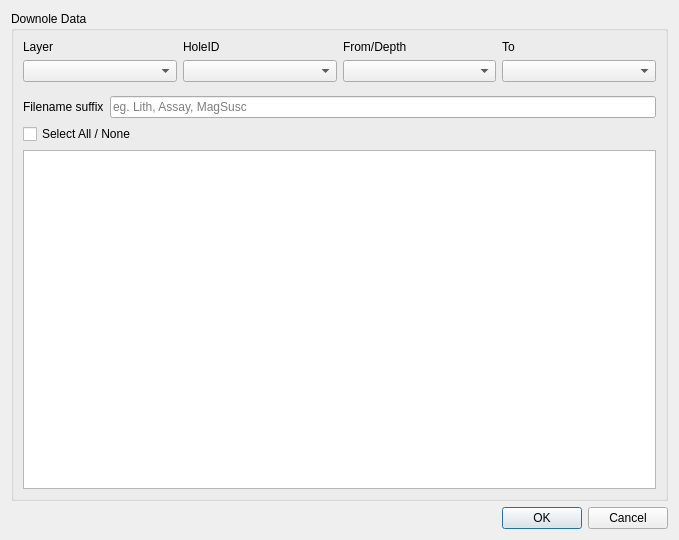
<?xml version="1.0" encoding="UTF-8"?>
<ui version="4.0">
 <class>drillTrace_dialog</class>
 <widget class="QDialog" name="drillTrace_dialog">
  <property name="geometry">
   <rect>
    <x>0</x>
    <y>0</y>
    <width>679</width>
    <height>540</height>
   </rect>
  </property>
  <property name="windowTitle">
   <string>Display Trace</string>
  </property>
  <layout class="QVBoxLayout" name="verticalLayout">
   <item>
    <widget class="QGroupBox" name="groupDownhole">
     <property name="title">
      <string>Downole Data</string>
     </property>
     <layout class="QVBoxLayout" name="verticalLayout_3">
      <item>
       <layout class="QGridLayout" name="gridLayout">
        <property name="topMargin">
         <number>0</number>
        </property>
        <item row="0" column="2">
         <widget class="QLabel" name="label_5">
          <property name="text">
           <string>From/Depth</string>
          </property>
         </widget>
        </item>
        <item row="0" column="0">
         <widget class="QLabel" name="label_3">
          <property name="text">
           <string>Layer</string>
          </property>
         </widget>
        </item>
        <item row="0" column="1">
         <widget class="QLabel" name="label_4">
          <property name="text">
           <string>HoleID</string>
          </property>
         </widget>
        </item>
        <item row="0" column="3">
         <widget class="QLabel" name="label_6">
          <property name="text">
           <string>To</string>
          </property>
         </widget>
        </item>
        <item row="1" column="0">
         <widget class="QgsMapLayerComboBox" name="lbDataLayer">
          <property name="currentIndex">
           <number>-1</number>
          </property>
          <property name="allowEmptyLayer">
           <bool>true</bool>
          </property>
          <property name="showCrs">
           <bool>false</bool>
          </property>
         </widget>
        </item>
        <item row="1" column="1">
         <widget class="QgsFieldComboBox" name="fbDataId"/>
        </item>
        <item row="1" column="2">
         <widget class="QgsFieldComboBox" name="fbDataFrom"/>
        </item>
        <item row="1" column="3">
         <widget class="QgsFieldComboBox" name="fbDataTo">
          <property name="currentIndex">
           <number>-1</number>
          </property>
          <property name="allowEmptyFieldName">
           <bool>true</bool>
          </property>
         </widget>
        </item>
       </layout>
      </item>
      <item>
       <layout class="QHBoxLayout" name="horizontalLayout_2">
        <property name="topMargin">
         <number>8</number>
        </property>
        <item>
         <widget class="QLabel" name="label">
          <property name="text">
           <string>Filename suffix</string>
          </property>
         </widget>
        </item>
        <item>
         <widget class="QLineEdit" name="teSuffix">
          <property name="placeholderText">
           <string>eg. Lith, Assay, MagSusc</string>
          </property>
         </widget>
        </item>
       </layout>
      </item>
      <item>
       <widget class="QCheckBox" name="checkSelectAll">
        <property name="text">
         <string>Select All / None</string>
        </property>
       </widget>
      </item>
      <item>
       <widget class="QListWidget" name="listFields"/>
      </item>
     </layout>
    </widget>
   </item>
   <item>
    <widget class="QDialogButtonBox" name="buttonBox">
     <property name="orientation">
      <enum>Qt::Horizontal</enum>
     </property>
     <property name="standardButtons">
      <set>QDialogButtonBox::Cancel|QDialogButtonBox::Ok</set>
     </property>
    </widget>
   </item>
  </layout>
 </widget>
 <customwidgets>
  <customwidget>
   <class>QgsFieldComboBox</class>
   <extends>QComboBox</extends>
   <header>qgsfieldcombobox.h</header>
  </customwidget>
  <customwidget>
   <class>QgsMapLayerComboBox</class>
   <extends>QComboBox</extends>
   <header>qgsmaplayercombobox.h</header>
  </customwidget>
 </customwidgets>
 <resources/>
 <connections>
  <connection>
   <sender>buttonBox</sender>
   <signal>accepted()</signal>
   <receiver>drillTrace_dialog</receiver>
   <slot>accept()</slot>
   <hints>
    <hint type="sourcelabel">
     <x>248</x>
     <y>254</y>
    </hint>
    <hint type="destinationlabel">
     <x>157</x>
     <y>274</y>
    </hint>
   </hints>
  </connection>
  <connection>
   <sender>buttonBox</sender>
   <signal>rejected()</signal>
   <receiver>drillTrace_dialog</receiver>
   <slot>reject()</slot>
   <hints>
    <hint type="sourcelabel">
     <x>316</x>
     <y>260</y>
    </hint>
    <hint type="destinationlabel">
     <x>286</x>
     <y>274</y>
    </hint>
   </hints>
  </connection>
 </connections>
</ui>
